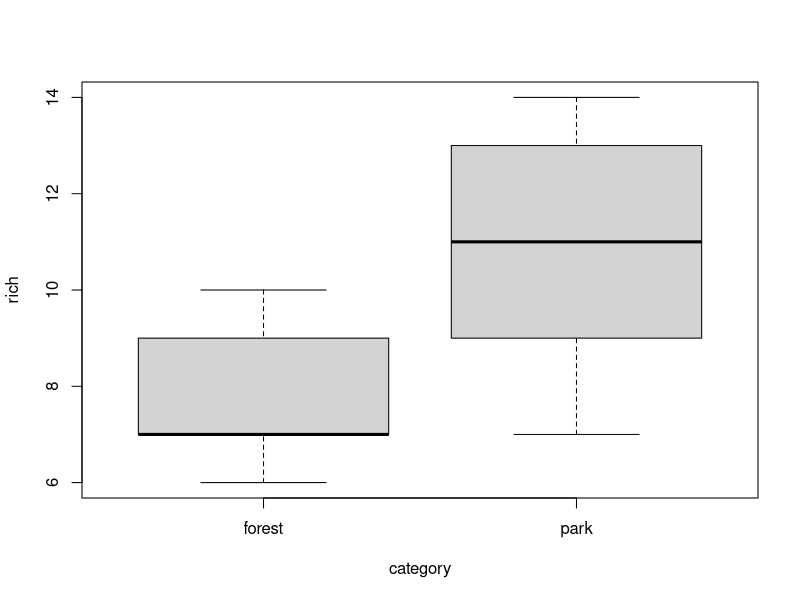
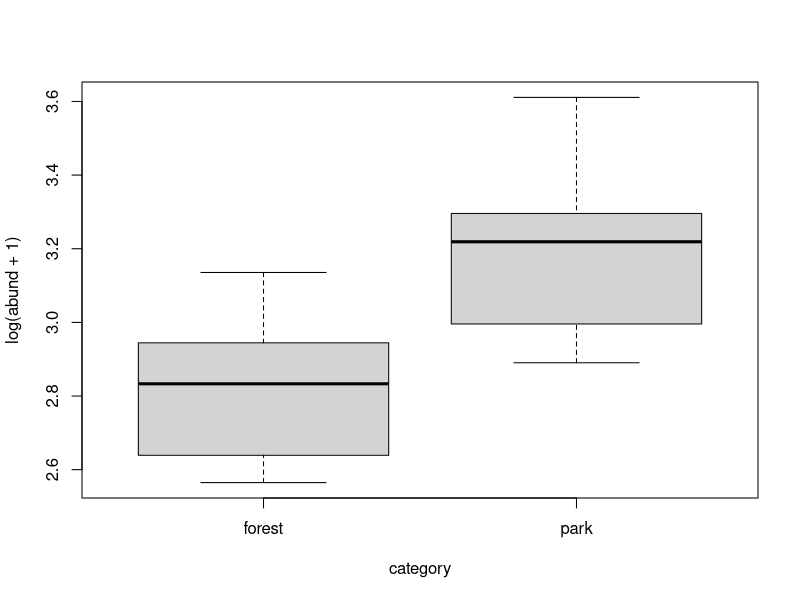
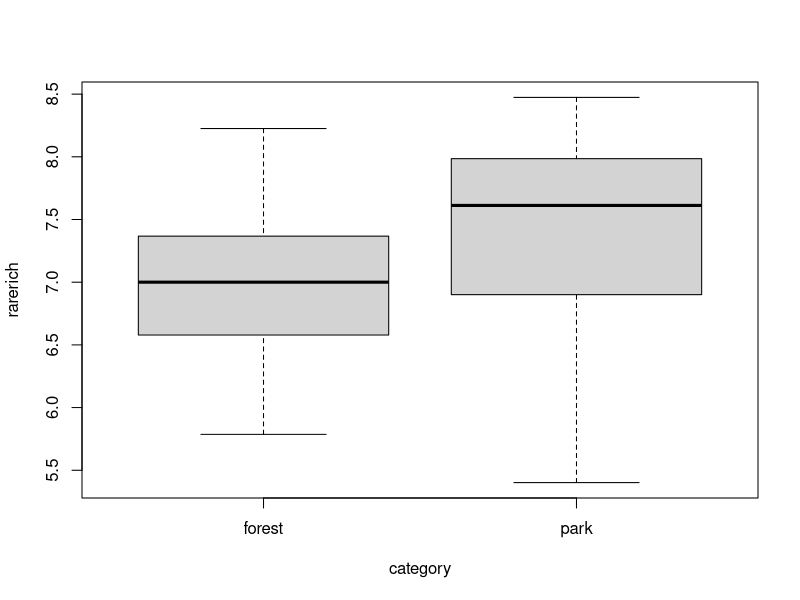
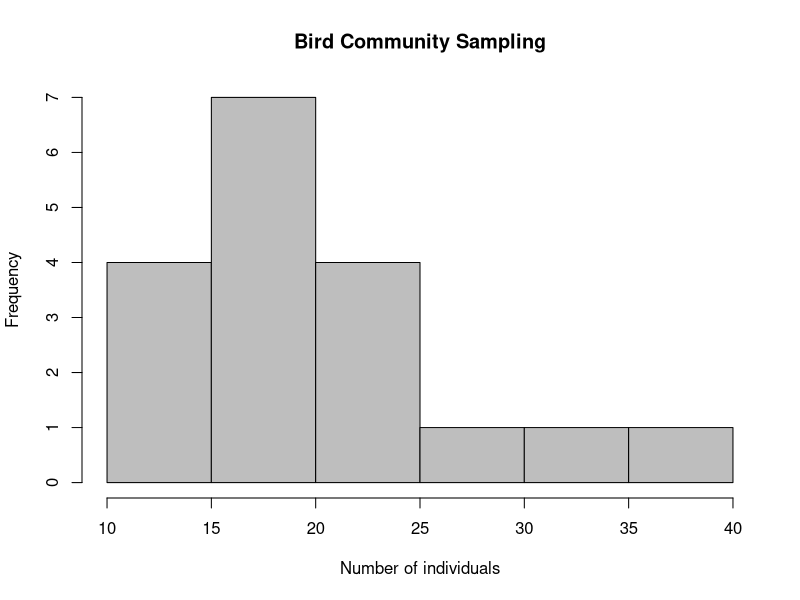
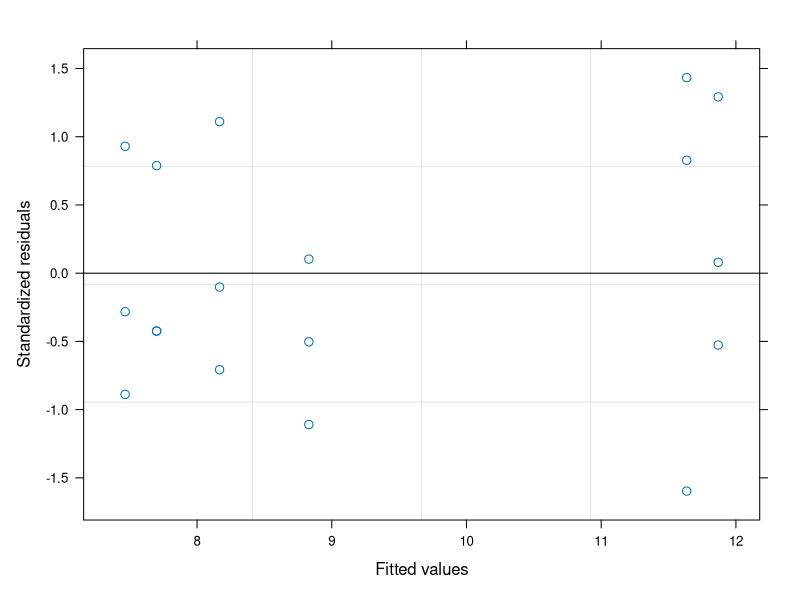
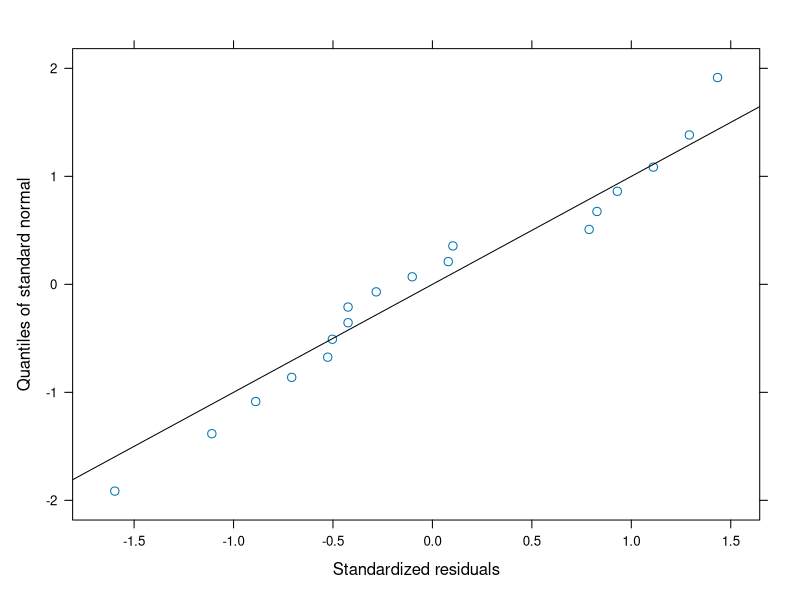
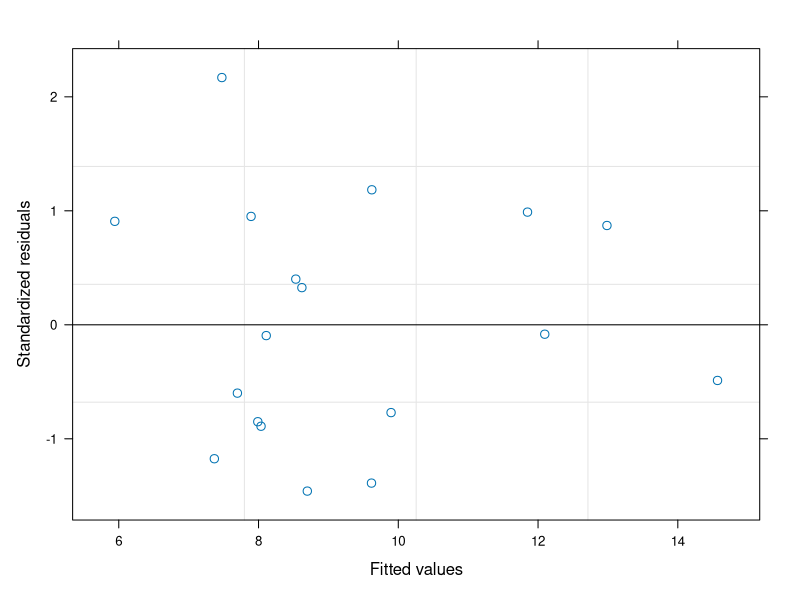
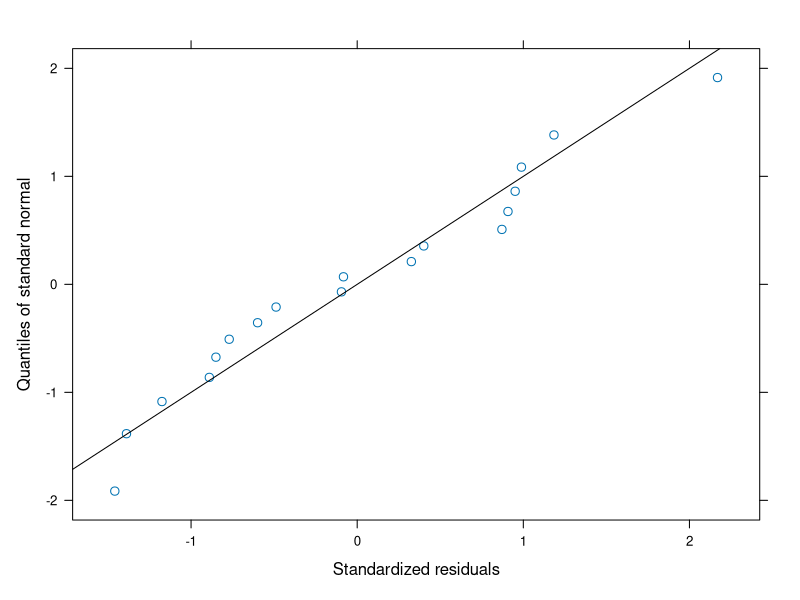

Write R code to recreate these figures, in order. (Note: this script raises an error after producing the figures.)
library(vegan)
library(tidyverse)

### BIRD DATA ANALYSIS  ###

#### READ IN DATA ####
## bird and environmental data seperately 
# bird<-read.csv("data/data2/Bird_community.csv", sep=",", header=TRUE, row.names = 1)
# bird[is.na(bird)] <- 0
# env<-read.csv("data/data2/bird_environment.csv", sep = ";", dec = ",", header = TRUE)
# env[is.na(env)] <- 0

## in one dataframe
dat <- read.csv("data/birds_dataset.csv", sep = ";", header=TRUE, dec = ".")
dat$category <- as.factor(dat$category)
dat$site <- as.factor(dat$site)

## adding richness and abundances
dat$rich <- specnumber(dat[,4:31]) #species richness
dat$abund <- rowSums(dat[,4:31]) #abundances
dat$rarerich <- rarefy(dat[,4:31],min(dat$abund)) #rarefied richness based on the subsample with the lowest number of individuals

## looking at the data
boxplot(rich ~ category, data = dat)
boxplot(log(abund+1) ~ category, data = dat)
boxplot(rarerich ~ category, data = dat)

hist(rowSums(dat[,4:31]),
     col = "grey", # colors of bins
     main = "Bird Community Sampling", # plot title
     xlab = "Number of individuals") # x-axis title

#### LINEAR MODELS ####
## check for difference between habitat types
require(nlme) #package required for mixed effects models
mod1 <- lme(rich ~ category,random = (~1|site), data = dat) #model structure, random=... specifies how the data are structured (subsamples nested in study site)
summary(mod1) #model output - important is the "fixed effects" part. Here "forest" is hiding in the "Intercept" and the category park-row is showing the difference between park and forest
plot(mod1) #check for homogeneity of variances (data points should have similar vertical spread along the x-axis)
qqnorm(mod1, ~ resid(.,type="p"), abline=c(0,1)) #check for normality of residuals (should not be completely off the line)

## include environmental variables
round(cor(dat[,32:44]), 2) #check which predictor variables are strongly correlated (below -0.7 or above 0.7) - highly correlated variables should not be included together in the same model (select only one of them, e.g. the one more strongly related to the response variable)

mod2 <- lme(rich ~ category + canopy_cover + n_tree_spec + n_tree_ind + dbh_min + n_microhabitats + temperature, random = (~1|site), data = dat, method="ML") #initial, full model with all potential predictor variables
summary(mod2)
require(MASS) #needed for the stepAIC command
mod3 <- stepAIC(mod2) #model simplification based on AIC-value of the model
summary(mod3) #final model which includes only the most important predictors
plot(mod3) #check for homogeneity of variances (data points should have similar vertical spread along the x-axis)
qqnorm(mod3, ~ resid(.,type="p"), abline=c(0,1)) #check for normality of residuals (should not be completely off the line)



#### SPECIES ACCUMULATION CURVE ####
# how good was sampling effort in the ecosystem types to assess species richness? 

SAC_park <- specaccum(subset(dat[,4:31], dat$category == "park"))
SAC_fore <- specaccum(subset(dat[,4:31], dat$category == "forest"))

plot(SAC_park, xlab = "plots", ylab = "species richness", main="species accumulation curve")
plot(SAC_fore, xlab = "plots", ylab = "species richness", main="species accumulation curve", col="green", add = T)
legend("bottomright", legend = c("park","forest"), col = c("black","green"),lwd=1, bty = "n")

#### RAREFIED VS. OBSERVED SPECIES ####
# (rarefied to smallest species size in dataset) to make different sites comparable
plot(dat$rich, dat$rarerich, main = "Observed vs. Rarefied Richness",
     xlab = "Observed No. of Species",
     ylab = "Rarefied No. of Species", pch = 16)
abline(0, 1) # 1:1 line

#### ORDINATION WITH NMDS ####
# to check for differences in species composition
nmd1 <- metaMDS(dat[,4:31], distance="horn", k=2) #NMDS analysis based on Morisita-Horn-Index as a dissimilarity measure
plot(nmd1, display="species", type="t") #plot results
points(nmd1, pch=c(16,17)[as.numeric(as.factor(dat$category))], cex=1.4) #add sampling points
legend("topright",pch=c(16,17),c("Forest","Park"), cex = 0.7) #add legend
ef <- envfit(nmd1,dat[,32:43]) #check for correlation of dissimilarity gradients with environmental variables
ef #results
plot(ef, p.max=0.05, col = "darkblue", cex = 1.2) #add significant environmental variables to the NMDS plot

# try to make the plot appear a bit more aesthetic 
ordiplot(nmd1, choices = c(1, 2), type = "n") # ylim = c(-0.75, 0.5), xlim = c(-1.25, 1.3))
ordilabel(nmd1, display = "species", col = "darkred", fill = NA, border = NA, cex = 0.7)
points(nmd1, pch=c(16, 17)[as.numeric(as.factor(dat$category))], cex = 1.3, col = "darkblue") #add sampling points
legend("topright", pch = c(16, 17), c("Forest","Park"), col = "darkblue", cex = 0.7) #add legend
plot(ef, p.max=0.05, col = "darkblue", cex = 0.8) #add significant environmental variables to the NMDS plot

orditkplot(nmd1)

